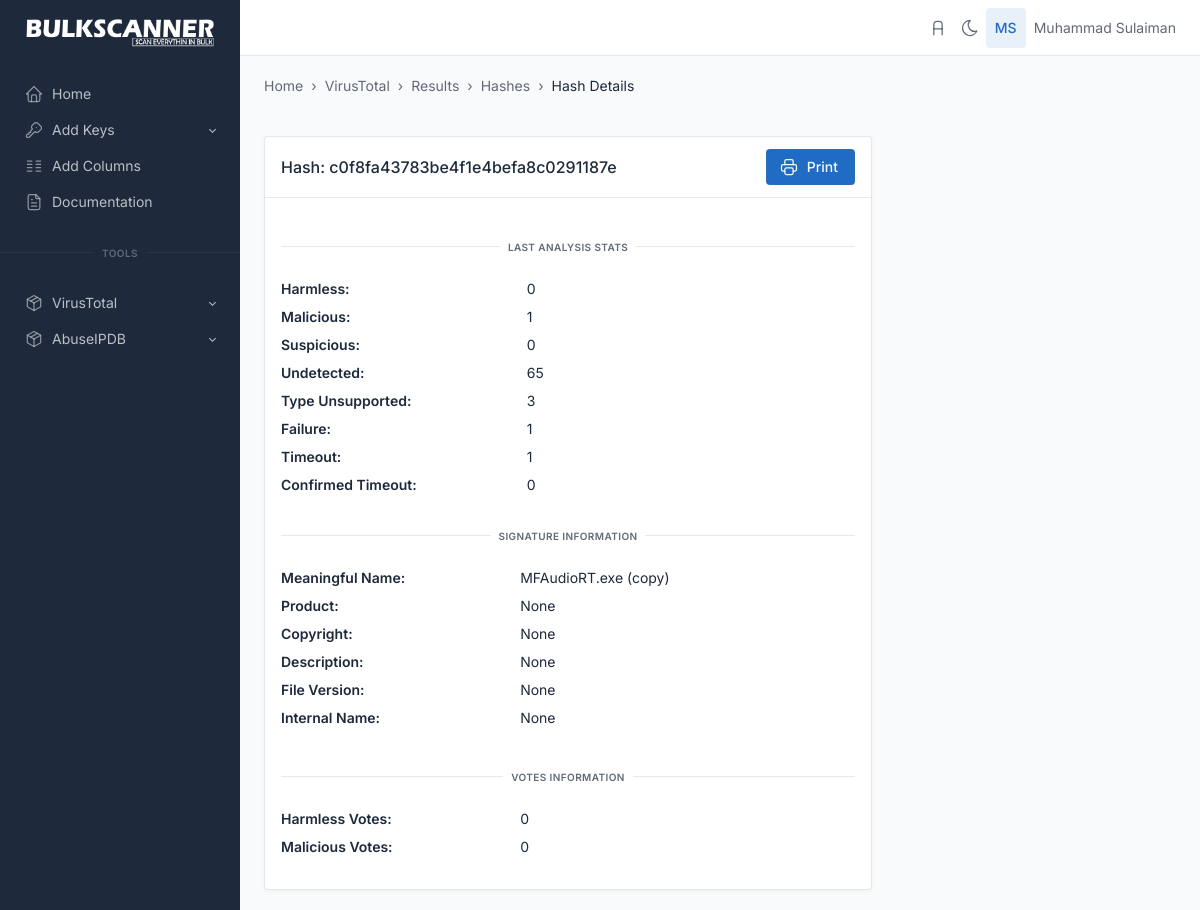
The page /virustotal/hash_details/c0f8fa43783be4f1e4befa8c0291187e (signed in) on the database its author committed.
### virustotal/models.py (models this page shows, shortened)
class hashes(models.Model):
    hash = models.TextField(unique=True)
    count = models.IntegerField(null=True)
    votes = models.JSONField(null=True)
    signature_info = models.JSONField(null=True)
    last_analysis_stats = models.JSONField(null=True)
    meaningful_name = models.JSONField(null=True)
    date_time = models.DateTimeField(default=datetime.datetime.now())

### virustotal/views.py (the view)
# urls.py: path('hash_details/<str:hash>', views.hash_details, name='hash_details'),
def hash_details(request, hash):
    if request.user.is_authenticated:
        if hashes.objects.filter(hash=hash).exists():
            hash_details = hashes.objects.all().filter(hash=hash)
            context = {'hash_details': hash_details}
        else:
            context = {'not_exist': hash}
        return render(request, 'virustotal/hash_details.html', context)
    else:
        return redirect("login")

### virustotal/templatetags/custom_tags.py (called while the page is built)
@register.simple_tag
def dictKeyLookup(the_dict, key):
   if the_dict is not None:
    return the_dict.get(key, '')
   else:
    pass

@register.simple_tag
def remove_hyphen_from_dict(the_dict, key):
   if the_dict is not None:
    return the_dict.get(key, '-')
   else:
    pass

### templates/virustotal/hash_details.html (shortened to what this page needs)
{% extends 'base.html' %} {% load static %}
{% block body %}
{% load custom_tags %}
<div class="page-wrapper">
  <div class="container-xl">
    <div class="page-header d-print-none">
      <div class="row align-items-center">
        <div class="col">
          <ol class="breadcrumb breadcrumb-arrows" aria-label="breadcrumbs">
            <li class="breadcrumb-item">
              <a href="{% url 'index' %}">Home</a>
            </li>
            <li class="breadcrumb-item"><a href="#">VirusTotal</a></a></li>
            <li class="breadcrumb-item" aria-current="page">
              <a href="#">Results</a>
            </li>
            <li class="breadcrumb-item" aria-current="page">
              <a href="{% url 'malicious_hashes' %}">Hashes</a>
            </li>
            <li class="breadcrumb-item active" aria-current="page">
              Hash Details
            </li>
          </ol>
          <br />
        </div>
      </div>
    </div>
  </div>
  <div class="page-body">
    <div class="container-xl">
      <div class="col-8">
        <div class="card">
          <div class="card-header">
            <h3 class="card-title">
              {% for hashdata in hash_details %}
              Hash: {{hashdata.hash}}
              {% endfor %}
            </h3>
            <div class="card-actions">
              <div class="col-auto ms-auto d-print-none">
                <button type="button" class="btn btn-primary" onclick="javascript:window.print();">
                  Print
                </button>
              </div>
            </div>
          </div>
          <div class="card-body">
            {% for hashdata in hash_details %}
            <dl class="row">
            <div class="hr-text">Last Analysis Stats</div>
              <dt class="col-5">Harmless:</dt>
              {% if hashdata.last_analysis_stats.harmless is not empty %}
              <dd class="col-7">{{hashdata.last_analysis_stats.harmless}}</dd>
              {% else %}
              <dd class="col-7">None</dd>
              {% endif %}
              <dt class="col-5">Malicious:</dt>
              {% if hashdata.last_analysis_stats.malicious is not empty %}
              <dd class="col-7">{{hashdata.last_analysis_stats.malicious}}</dd>
              {% else %}
              <dd class="col-7">None</dd>
              {% endif %}
              <dt class="col-5">Suspicious:</dt>
              {% if hashdata.last_analysis_stats.suspicious is not empty %}
              <dd class="col-7">{{hashdata.last_analysis_stats.suspicious}}</dd>
              {% else %}
              <dd class="col-7">None</dd>
              {% endif %}
              <dt class="col-5">Undetected:</dt>
              {% if hashdata.last_analysis_stats.undetected is not empty %}
              <dd class="col-7">{{hashdata.last_analysis_stats.undetected}}</dd>
              {% else %}
              <dd class="col-7">None</dd>
              {% endif %}
              <dt class="col-5">Type Unsupported:</dt>
              <dd class="col-7">{% remove_hyphen_from_dict hashdata.last_analysis_stats "type-unsupported" %}</dd>
              <dt class="col-5">Failure:</dt>
              {% if hashdata.last_analysis_stats.failure is not empty %}
              <dd class="col-7">{{hashdata.last_analysis_stats.failure}}</dd>
              {% else %}
              <dd class="col-7">None</dd>
              {% endif %}
              <dt class="col-5">Timeout:</dt>
              {% if hashdata.last_analysis_stats.timeout is not empty %}
              <dd class="col-7">{{hashdata.last_analysis_stats.timeout}}</dd>
              {% else %}
              <dd class="col-7">None</dd>
              {% endif %}
              <dt class="col-5">Confirmed Timeout:</dt>
              <dd class="col-7">{% remove_hyphen_from_dict hashdata.last_analysis_stats "confirmed-timeout" %}</dd>
            <div class="hr-text">Signature Information</div>
            <dl class="row">
              <dt class="col-5">Meaningful Name:</dt>
              <dd class="col-7">{{hashdata.meaningful_name}}</dd>
              <dt class="col-5">Product:</dt>
              {% if hashdata.signature_info.product is not empty %}
              <dd class="col-7">{{hashdata.signature_info.product}}</dd>
              {% else %}
              <dd class="col-7">None</dd>
              {% endif %}
              <dt class="col-5">Copyright:</dt>
              {% if hashdata.signature_info.copyright is not empty %}
              <dd class="col-7">{{hashdata.signature_info.copyright}}</dd>
              {% else %}
              <dd class="col-7">None</dd>
              {% endif %}
              <dt class="col-5">Description:</dt>
              {% if hashdata.signature_info.description is not empty %}
              <dd class="col-7">{{hashdata.signature_info.description}}</dd>
              {% else %}
              <dd class="col-7">None</dd>
              {% endif %}
              <dt class="col-5">File Version:</dt>
              <dd class="col-7">{% dictKeyLookup hashdata.signature_info "file version" %}</dd>
              <dt class="col-5">Internal Name:</dt>
              <dd class="col-7">{% dictKeyLookup hashdata.signature_info "internal name" %}</dd>
            </dl>
            <div class="hr-text">Votes Information</div>
            <dl class="row">
              <dt class="col-5">Harmless Votes:</dt>
              <dd class="col-7">{{hashdata.votes.harmless}}</dd>
              <dt class="col-5">Malicious Votes:</dt>
              <dd class="col-7">{{hashdata.votes.malicious}}</dd>
            </dl>
            {% endfor %}
        </div>
      </div>
    </div>
  </div>
</div>
{% endblock body %}

### templates/base.html (shortened to what this page needs)
{% load static %}
<html lang="en">
  <head>
    <link href="{% static 'css/tabler.min.css' %}" rel="stylesheet" />
    <link href="{% static 'css/tabler-flags.min.css' %}" rel="stylesheet" />
    <link href="{% static 'css/tabler-payments.min.css' %}" rel="stylesheet" />
    <link href="{% static 'css/tabler-vendors.min.css' %}" rel="stylesheet" />
    <link href="{% static 'css/demo.min.css' %}" rel="stylesheet" />
  </head>
  <body >
    <div class="wrapper">
      <aside class="navbar navbar-vertical navbar-expand-lg navbar-dark">
        <div class="container-fluid">
          <h1 class="navbar-brand navbar-brand-autodark">
            <a href="{% url 'index' %}">
              <img src="{% static 'logo_white.png' %}" width="50" height="10" alt="BulkScanner" class="navbar-brand-image">
            </a>
          </h1>
          <div class="collapse navbar-collapse" id="navbar-menu">
            <ul class="navbar-nav pt-lg-3">
              <li class="nav-item">
                <a class="nav-link" href="{% url 'index' %}" >
                  <span class="nav-link-icon d-md-none d-lg-inline-block">
                  </span>
                  <span class="nav-link-title">
                    Home
                  </span>
                </a>
              </li>
              <li class="nav-item dropdown">
                <a class="nav-link dropdown-toggle" href="#navbar-base" data-bs-toggle="dropdown" data-bs-auto-close="false" role="button" aria-expanded="false" >
                  <span class="nav-link-icon d-md-none d-lg-inline-block">
                  </span>
                  <span class="nav-link-title">
                    Add Keys
                  </span>
                </a>
              </li>
              <li class="nav-item">
                <a class="nav-link" href="{% url 'add_columns' %}" >
                  <span class="nav-link-icon d-md-none d-lg-inline-block">
                  </span>
                  <span class="nav-link-title">
                    Add Columns
                  </span>
                </a>
              </li>
              <li class="nav-item">
                <a class="nav-link" href="./docs/index.html" >
                  <span class="nav-link-icon d-md-none d-lg-inline-block">
                  </span>
                  <span class="nav-link-title">
                    Documentation
                  </span>
                </a>
              </li>
              <div class="hr-text">Tools</div>
              <li class="nav-item dropdown">
                <a class="nav-link dropdown-toggle" href="#navbar-base" data-bs-toggle="dropdown" data-bs-auto-close="false" role="button" aria-expanded="false" >
                  <span class="nav-link-icon d-md-none d-lg-inline-block">
                  </span>
                  <span class="nav-link-title">
                    VirusTotal
                  </span>
                </a>
              </li>
              <li class="nav-item dropdown">
                <a class="nav-link dropdown-toggle" href="#navbar-base" data-bs-toggle="dropdown" data-bs-auto-close="false" role="button" aria-expanded="false" >
                  <span class="nav-link-icon d-md-none d-lg-inline-block">
                  </span>
                  <span class="nav-link-title">
                    AbuseIPDB
                  </span>
                </a>
              </li>
            </ul>
          </div>
        </div>
      </aside>
      <header class="navbar navbar-expand-md navbar-light d-none d-lg-flex d-print-none">
        <div class="container-xl">
          <div class="navbar-nav flex-row order-md-last">
          <a
          href="{% url 'admin:index' %}" target="_blank"
          class="nav-link px-0 "
          title="Go to Admin Area"
          data-bs-toggle="tooltip"
          data-bs-placement="bottom"
            >
            </a>
            <a href="?theme=dark" class="nav-link px-0 hide-theme-dark" title="Enable dark mode" data-bs-toggle="tooltip" data-bs-placement="bottom">
            </a>
            <div class="nav-item dropdown">
              <a href="#" class="nav-link d-flex lh-1 text-reset p-0" data-bs-toggle="dropdown" aria-label="Open user menu">
                <span class="avatar bg-blue-lt">{{user.first_name|slice:"1"}}{{user.last_name|slice:"1"}}</span>
                <div class="d-none d-xl-block ps-2">
                  <div>{{user.first_name}} {{user.last_name}}</div>
                </div>
              </a>
            </div>
          </div>
        </div>
      </header>
      <div class="page-wrapper">
        {% block body %}
        {% endblock body %}
    </div>
  </body>
</html>

### rows shown on the page
hashes: hash "c0f8fa43783be4f1e4befa8c0291187e", last_analysis_stats.harmless "0", last_analysis_stats.malicious "1", last_analysis_stats.suspicious "0", last_analysis_stats.undetected "65", last_analysis_stats "3", last_analysis_stats.failure "1", last_analysis_stats.timeout "1", last_analysis_stats "0", meaningful_name "MFAudioRT.exe (copy)", shows "None", signature_info "None", votes.harmless "0", votes.malicious "0"

### other values the page prints
{{ user.first_name|slice:"1" }} "M"
{{ user.last_name|slice:"1" }} "S"
{{ user.first_name }} "Muhammad"
{{ user.last_name }} "Sulaiman"
